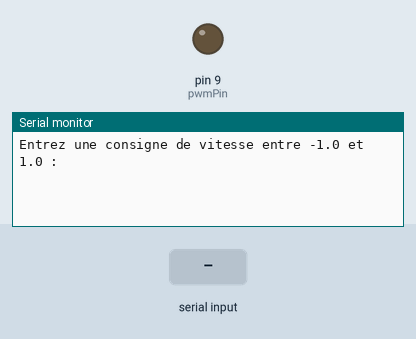
The sketch below on a simulated Arduino Uno, built with avr-gcc and run on an emulated ATmega328P. Parts: output pins drawn as LEDs (lit = HIGH), the last lines printed to the serial monitor. The inputs (shaded band) are chosen by the test bench.

Above: at 1.2 s.
1.3 s: "90,45\n" received over Serial
At 2.5 s:
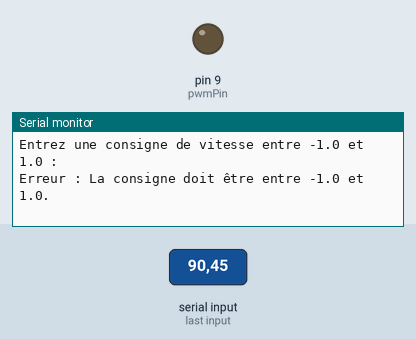
2.8 s: "0\n" received over Serial
At 3.7 s:
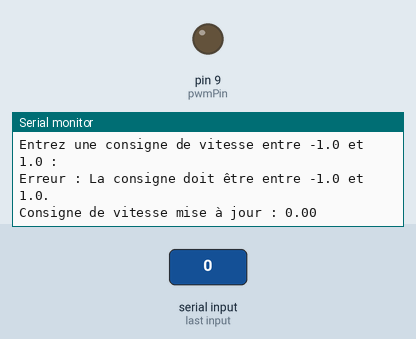

The sketch:

propulsionTamya.ino
```cpp
const int pwmPin = 9;  // Pin de sortie du signal PWM
const unsigned long periode = 20000;  // Période de 50 ms en microsecondes
float vitesse = 0;  // Consigne de vitesse initiale
unsigned long deb = 0 ;
void setup() {
  pinMode(pwmPin, OUTPUT);
  Serial.begin(115200);  // Initialisation de la communication série
  Serial.println("Entrez une consigne de vitesse entre -1.0 et 1.0 :");
  deb = micros();
}

void loop() {
  // Vérification des entrées sur le port série
  // if(deb < 5000)
  //   vitesse = 0 ;
  // else{
  //     vitesse = sin(2 * PI * 0.2 * micros()) * 0.5;
  // }
  verifierConsigne();


  // Calcul du rapport cyclique et génération du signal PWM
  float rapportCyclique = calculerRapportCyclique(vitesse);
  genererSignalPWM(pwmPin, rapportCyclique);
}

void verifierConsigne() {
  if (Serial.available() > 0) {
    String input = Serial.readStringUntil('\n');  // Lire la consigne jusqu'au saut de ligne
    input.trim();  // Supprimer les espaces ou les retours à la ligne

    float nouvelleVitesse = input.toFloat();  // Conversion de la chaîne en nombre

    if (nouvelleVitesse >= -1.0 && nouvelleVitesse <= 1.0) {
      vitesse = nouvelleVitesse;  // Mettre à jour la consigne de vitesse
      Serial.print("Consigne de vitesse mise à jour : ");
      Serial.println(vitesse);
    } else {
      Serial.println("Erreur : La consigne doit être entre -1.0 et 1.0.");
    }
  }
}

float calculerRapportCyclique(float vitesse) {
  // Conversion de la vitesse vers la durée d'état haut
  float dureeEtatHaut;
  if (vitesse == 0) {
    dureeEtatHaut = 1.5;
  } else if (vitesse > 0) {
    dureeEtatHaut = 1.5 + vitesse * (2.0 - 1.5);  // Interpolation vers 2 ms
  } else {
    dureeEtatHaut = 1.5 + vitesse * (1.3 - 1.5);  // Interpolation vers 1.3 ms
  }

  // Calcul du rapport cyclique correspondant
  //Serial.print("Rapport cyclique : ");
  //Serial.println((dureeEtatHaut / 20.0) * 100.0);
  return (dureeEtatHaut / 20.0) * 100.0;  // Convertir en %
}

void genererSignalPWM(int pin, float rapportCyclique) {
  static unsigned long debutCycle = micros();
  unsigned long dureeEtatHaut = (unsigned long)((rapportCyclique / 100.0) * periode);
  unsigned long actuel = micros();
  if (actuel - debutCycle < dureeEtatHaut) {
    digitalWrite(pin, HIGH);
  } else {
    digitalWrite(pin, LOW);
  }

  // Réinitialisation du cycle
  if (actuel - debutCycle >= periode) {
    debutCycle = actuel;
  }
}
```

Measured:
- after the input at 1.3 s, the serial monitor: prints a new line at once (image 1)
- after the input at 2.8 s, the serial monitor: prints a new line at once (image 2)
